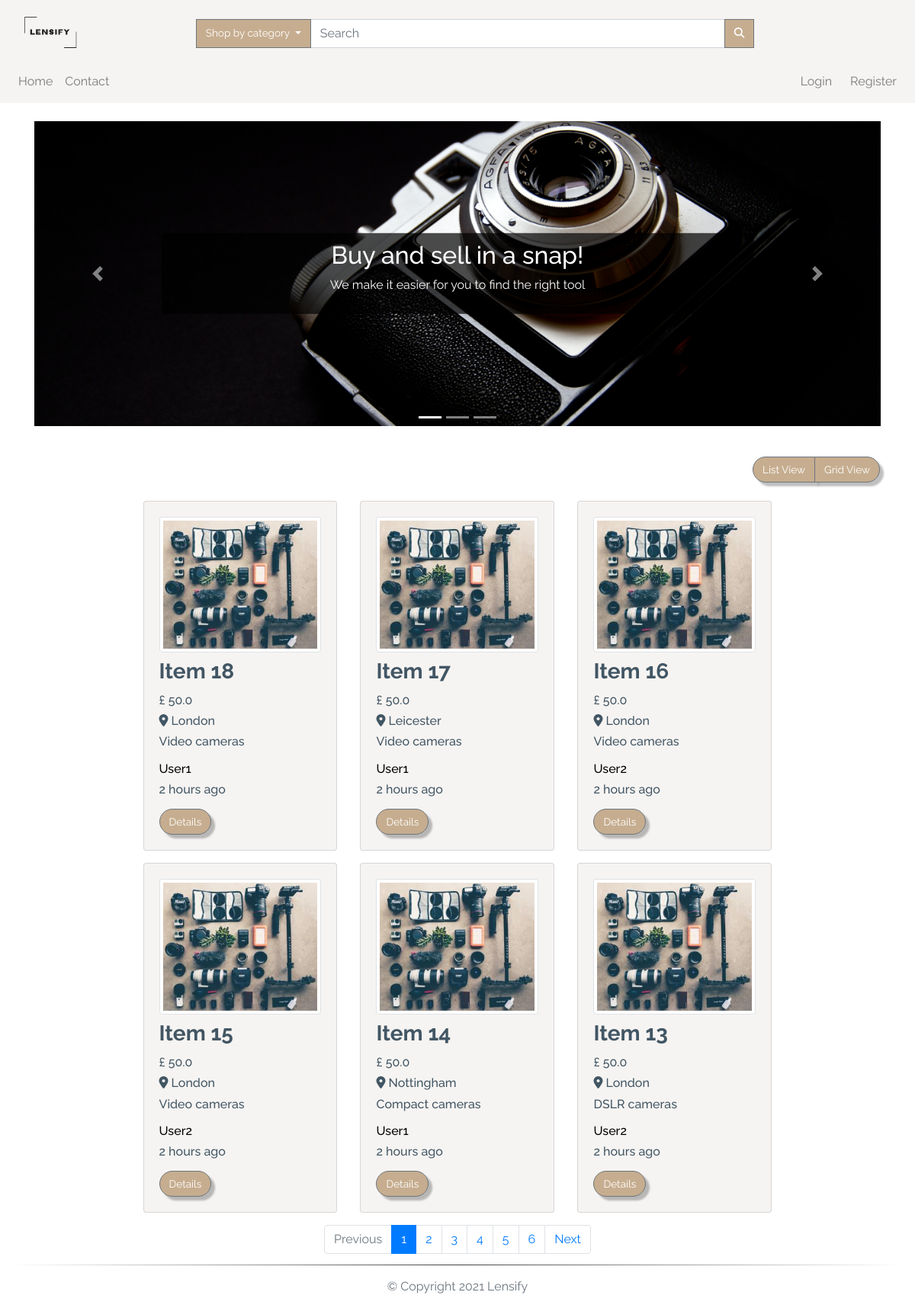
/index, run on the app's committed database.
### app/models.py (models this page shows, shortened)
class TimestampMixin(object):
    created_at = db.Column(db.DateTime, nullable=False,
                           default=datetime.utcnow)
    updated_at = db.Column(db.DateTime, onupdate=datetime.utcnow)

class ItemForSale(db.Model, TimestampMixin):
    __tablename__ = "for_sale"
    id = db.Column(db.Integer, primary_key=True)
    title = db.Column(db.String(100), nullable=False)
    description = db.Column(db.Text, nullable=False)
    quantity = db.Column(db.Integer, nullable=False, default=1)
    condition = db.Column(db.String(50), nullable=False)
    item_city = db.Column(db.String(50), nullable=False)
    price = db.Column(db.Float, nullable=False)
    item_views = db.Column(db.Integer, default=0)
    image_file = db.Column(Json(128), nullable=False,
                           default=['item.jpg'])
    sold = db.Column(db.Boolean, default=False)
    seller_id = db.Column(db.Integer, db.ForeignKey("users.id"))
    category_id = db.Column(db.Integer, db.ForeignKey("categories.id"))
    item_in_order = db.relationship(
        "OrderItem", backref="item", lazy="dynamic"
    )

class Category(db.Model, TimestampMixin):
    __tablename__ = "categories"
    id = db.Column(db.Integer, primary_key=True)
    name = db.Column(db.String(30), nullable=False, unique=True)
    item_cat = db.relationship(
        "ItemForSale", backref="category", lazy="dynamic")

class User(db.Model, TimestampMixin, UserMixin):
    __tablename__ = "users"
    id = db.Column(db.Integer, primary_key=True)
    first_name = db.Column(db.String(50), nullable=False)
    last_name = db.Column(db.String(50), nullable=False)
    username = db.Column(db.String(50), unique=True, nullable=False)
    email = db.Column(db.String(115), unique=True, nullable=False)
    image_file = db.Column(db.String(80), nullable=False,
                           default="default.jpg")
    password_hash = db.Column(db.String(60), nullable=False)
    items_for_sale = db.relationship(
        "ItemForSale", backref="seller", lazy="dynamic")
    orders = db.relationship("Order", backref="buyer", lazy=True)
    address = db.relationship(
        "Address", secondary="user_addresses", backref="user", lazy="dynamic"
    )
    followed = db.relationship(
        'User', secondary=followers,
        primaryjoin=(followers.c.follower_id == id),
        secondaryjoin=(followers.c.followed_id == id),
        backref=db.backref('followers', lazy='dynamic'), lazy='dynamic')
    reviewed = db.relationship(
        'Review', backref='user_reviewed', primaryjoin=(Review.user_reviewed_id == id), lazy="dynamic"
    )
    reviewer = db.relationship(
        'Review', backref='user_reviewer', primaryjoin=(Review.user_reviewer_id == id), lazy="dynamic"
    )

### app/routes.py (the view)
@app.route("/")
@app.route("/index")
def index():
    page = request.args.get('page', 1, type=int)
    all_items = ItemForSale.query.filter_by(sold=False)\
        .order_by(ItemForSale.id.desc()).paginate(page, app.config['LISTINGS_PER_PAGE'], False)
    next_url = url_for('index', page=all_items.next_num) \
        if all_items.has_next else None
    prev_url = url_for('index', page=all_items.prev_num) \
        if all_items.has_prev else None
    return render_template("index.html", all_items=all_items.items, next_url=next_url,
                           prev_url=prev_url, page_num=all_items.iter_pages(), page=page)

### app/models.py (called while the page is built)
    def process_result_value(self, value, dialect):
        return json.loads(value)

### app/routes.py (called while the page is built)
@app.before_request
def before_request():
    if current_user.is_authenticated:
        current_user.updated_at = datetime.utcnow()
        db.session.commit()

@app.context_processor
def inject_categories():
    categories = Category.query.join(
        ItemForSale, (Category.id == ItemForSale.category_id)).filter(ItemForSale.sold == False).all()
    return dict(categories=categories)

### app/templates/index.html (shortened to what this page needs)
{% extends "layout.html" %}
{% block app_content %}
<div class="container-fluid h-100 mt-4">
  <div class="row">
    <div class="col-12 h-100">
      <div class="container-fluid">
        <div class="row justify-content-center mb-4">
          <div class="col-12">
            <div id="slider-animation" class="carousel slide" data-ride="carousel">
              <ul class="carousel-indicators">
                <li data-target="#slider-animation" data-slide-to="0" class="active"></li>
                <li data-target="#slider-animation" data-slide-to="1"></li>
                <li data-target="#slider-animation" data-slide-to="2"></li>
              </ul>
              <div class="carousel-inner">
                <div class="carousel-item active">
                  <img src="{{url_for('.static', filename='img/slider/slider2.jpg')}}" alt="Los Angeles">
                  <div class="text-box">
                    <h2 class="wow slideInRight" data-wow-duration="2s">Buy and sell in a snap!</h2>
                    <p class="wow slideInLeft" data-wow-duration="2s">We make it easier for you to
                      find the right tool</p>
                  </div>
                </div>
              </div>
              <a class="carousel-control-prev" href="#slider-animation" data-slide="prev">
                <span class="carousel-control-prev-icon"></span>
              </a>
              <a class="carousel-control-next" href="#slider-animation" data-slide="next">
                <span class="carousel-control-next-icon"></span>
              </a>
            </div>
          </div>
        </div>
      </div>
      <div class="row ">
        <div class="col-lg-12 my-3">
          <div class="float-right mr-3">
            <div class="btn-group">
              <button class="btn btn-secondary" id="list">
                List View
              </button>
              <button class="btn btn-secondary" id="grid">
                Grid View
              </button>
            </div>
          </div>
        </div>
      </div>
      <div id="products" class="row view-group w-75 mx-auto">
        {% for item in all_items %}
        <div class=" item col-12 col-md-6 col-lg-4 py-2">
          <div class="card custom-bg h-100">
            <div class="card-body">
              <a href="{{url_for('item', item_id=item.id)}}">
                <img class="img-fluid img-thumbnail card-img-top group list-group-image img-event"
                  src="{{url_for('static', filename='img/items/' + item.image_file[0])}}" alt="{{ item.title }}">
              </a>
              <h3 class="card-title list-group-item-heading font-weight-bold mt-2 ">{{ item.title.title() }}</h3>
              <small class="d-block font-weight-bold card-text">
                <h6>£ {{ item.price }}</h6>
              </small>
              <small class="font-weight-bold card-text">
                <h6 class="text-capitalize"><i class="fas fa-map-marker-alt"></i> {{ item.item_city }}</h6>
              </small>
              <small class="card-text">
                <h6>{{ item.category.name }}</h6>
              </small>
              <h6 class="card-text mt-3">
                <a href="{{url_for('user', username=item.seller.username)}}">
                  {{ item.seller.username.capitalize() }}
                </a>
              </h6>
              <small class="card-text">
                <h6>{{ moment(item.created_at).fromNow() }}</h6>
              </small>
              <a href="{{url_for('item', item_id=item.id)}}" class="btn btn-secondary mt-2">
                Details
              </a>
            </div>
          </div>
        </div>
        {% endfor %}
      </div>
      <nav aria-label="Page navigation" class="col-12 my-2">
        <ul class="pagination justify-content-center">
          <li class="page-item {% if not prev_url %} disabled {% endif %}">
            <a class="page-link" href="{{ prev_url }}" tabindex="-1">Previous</a>
          </li>
          {% for num in page_num %}
          {% if num %}
          <li class="page-item {% if page == num %} active {% endif %}"><a class="page-link"
              href="{{url_for('index', page=num)}}">{{ num }}</a></li>
          {% else %}
          <span class="page-item ellipsis">…</span>
          {% endif %}
          {% endfor %}
          <li class="page-item {% if not next_url %} disabled {% endif %}">
            <a class="page-link" href="{{ next_url }}">Next</a>
          </li>
        </ul>
      </nav>
    </div>
  </div>
</div>
</div>
{% endblock app_content %}

### app/static/css/styles.css (style rules this page uses)
:root { --main-color: #fff; --second-color: #425664; --third-color: #f6f4f2; --fourth-color: #c6ad8f; }
*, *::before, *::after { margin: 0; padding: 0; box-sizing: border-box; list-style: none; text-decoration: none; }
body, html { background: var(--main-color); min-height: 100vh; width: 100%; color: var(--second-color); font-family: "Raleway", sans-serif; word-break: normal; }
html { position: relative; }
a { color: black; text-decoration: none; cursor: pointer; }
ul { margin: 0; }
P { word-break: normal; }
.btn { font-size: 85%; white-space: nowrap; }
.btn-secondary { filter: drop-shadow(5px 5px 1px rgba(0, 0, 0, 0.25)); background-color: var(--fourth-color); border-radius: 20px; color: var(--main-color); }
.custom-bg { background-color: var(--third-color); }
.carousel-item { height: 50vh; min-height: 350px; }
.carousel-item img { width: 100%; height: 100%; object-fit: cover; display: block; }
.carousel-item .text-box { background: rgb(0, 0, 0); background: rgba(0, 0, 0, 0.7); padding: 10px; }
.text-box { position: absolute; top: 50%; left: 15%; right: 15%; color: #fff; text-align: center; transform: translateY(-50%); }
.pagination { flex-wrap: wrap; }

### data on the page
ItemForSale: title "Item 18", price "50.0", item_city "London", category.name "Video cameras", seller.username "User1", created_at "2 hours ago"
ItemForSale: title "Item 17", price "50.0", item_city "Leicester", category.name "Video cameras", seller.username "User1", created_at "2 hours ago"
ItemForSale: title "Item 16", price "50.0", item_city "London", category.name "Video cameras", seller.username "User2", created_at "2 hours ago"
ItemForSale: title "Item 15", price "50.0", item_city "London", category.name "Video cameras", seller.username "User2", created_at "2 hours ago"
ItemForSale: title "Item 14", price "50.0", item_city "Nottingham", category.name "Compact cameras", seller.username "User1", created_at "2 hours ago"
ItemForSale: title "Item 13", price "50.0", item_city "London", category.name "DSLR cameras", seller.username "User2", created_at "2 hours ago"

### other printed values
{{ num }} "1" "2" "3" "4" "5" "6"
